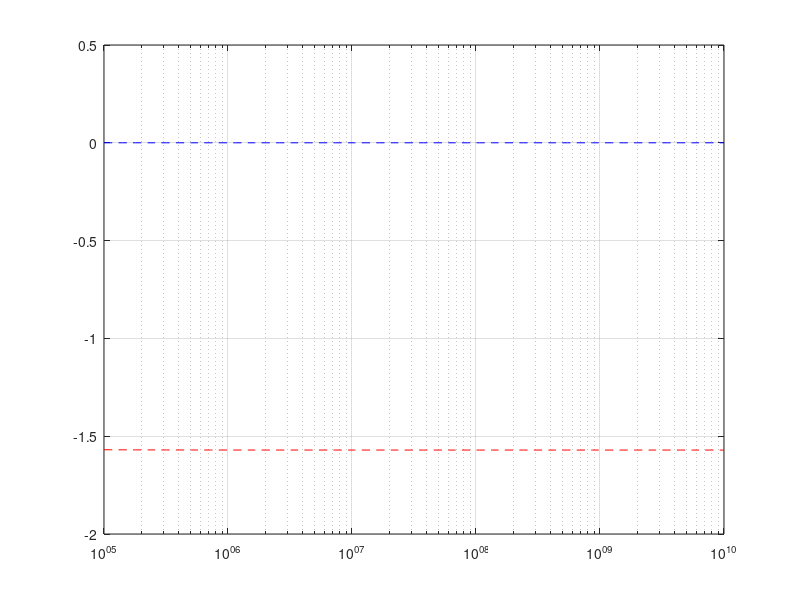

This chart was generated by the following MATLAB code:
C=1*10^(-6);
R=10^3;
L=10*10^(-3);
f=logspace(5,10,100);
w=2*pi*f;
s=1i*w;
K=(L*s)./(R*L*C*s.^2+L*s+R);
semilogx(f,real(K),'b--');
hold on; grid on;
K1=angle(K);
semilogx(f,K1,'r--');
